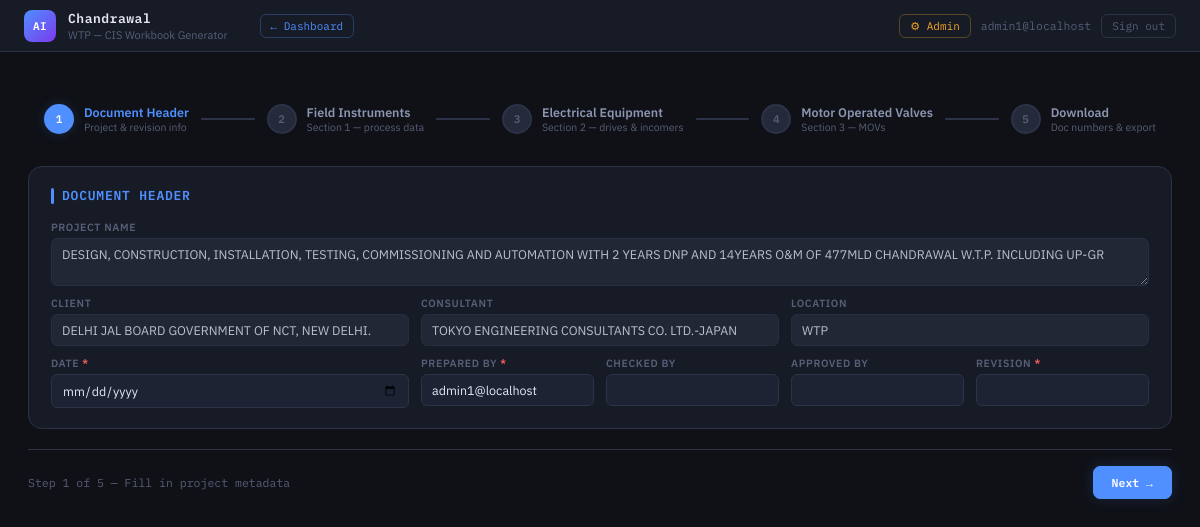
Page /project/1/location/1/edit-docs (signed in) on the committed database.
### models.py (models this page shows, shortened)
class Project(db.Model):
    __tablename__ = "projects"
    id         = db.Column(db.Integer,     primary_key=True)
    name       = db.Column(db.String(150), unique=True, nullable=False)
    nickname   = db.Column(db.String(40),  nullable=True)   # short display name
    client     = db.Column(db.String(150), nullable=False)
    consultant = db.Column(db.String(150), nullable=True)
    location   = db.Column(db.String(150), nullable=True)   # legacy field — kept for old rows
    created_at = db.Column(db.DateTime,    default=lambda: datetime.now(timezone.utc))
    locations = db.relationship(
        "ProjectLocation",
        backref="project",
        lazy=True,
        cascade="all, delete-orphan",
        order_by="ProjectLocation.name",
    )
    revisions = db.relationship(
        "DocumentRevision",
        backref="project",
        lazy=True,
        cascade="all, delete-orphan",
    )
    @property
    def display_name(self) -> str:
        return self.nickname.strip() if self.nickname and self.nickname.strip() else self.name

class ProjectLocation(db.Model):
    __tablename__ = "project_locations"
    id         = db.Column(db.Integer,     primary_key=True)
    project_id = db.Column(db.Integer,     db.ForeignKey("projects.id"), nullable=False)
    name       = db.Column(db.String(150), nullable=False)   # e.g. "Plant A – Block 3"
    code       = db.Column(db.String(20),  nullable=True)    # short code, e.g. "PA-B3"
    created_at = db.Column(db.DateTime,    default=lambda: datetime.now(timezone.utc))
    revisions = db.relationship(
        "DocumentRevision",
        backref="location",
        lazy=True,
    )
    __table_args__ = (
        db.UniqueConstraint("project_id", "name", name="uq_project_location_name"),
    )
    @property
    def display(self) -> str:
        if self.code and self.code.strip():
            return f"{self.code.strip()} — {self.name}"
        return self.name

class User(UserMixin, db.Model):
    __tablename__ = "users"
    id            = db.Column(db.Integer,     primary_key=True)
    username      = db.Column(db.String(64),  unique=True, nullable=False, index=True)
    email         = db.Column(db.String(120), unique=True, nullable=False, index=True)
    password_hash = db.Column(db.String(256), nullable=False)
    role          = db.Column(db.String(16),  nullable=False, default="user")
    is_active     = db.Column(db.Boolean,     nullable=False, default=True)
    created_at    = db.Column(db.DateTime,    default=lambda: datetime.now(timezone.utc))
    last_login    = db.Column(db.DateTime,    nullable=True)
    revisions = db.relationship("DocumentRevision", backref="author", lazy=True)
    @property
    def is_admin(self) -> bool:
        return self.role == "admin"

### app.py (the view)
@cis_bp.route("/project/<int:project_id>/location/<int:loc_id>/edit-docs")
@login_required
def edit_docs(project_id, loc_id):
    project  = Project.query.get_or_404(project_id)
    location = ProjectLocation.query.filter_by(
        id=loc_id, project_id=project_id
    ).first_or_404()
    latest_rev = DocumentRevision.query.filter_by(
        project_id  = project.id,
        location_id = location.id,
        status      = "draft",
    ).first()
    if not latest_rev:
        latest_rev = DocumentRevision.query.filter_by(
            project_id  = project.id,
            location_id = location.id,
            status      = "published",
        ).order_by(DocumentRevision.id.desc()).first()
    previous_data = latest_rev.data_payload if latest_rev else None
    return render_template(
        "index.html",
        project=project,
        location=location,
        previous_data=previous_data,
    )

### app.py (called while the page is built)
def create_app():
    app = Flask(__name__)
    app.config.from_object(get_config())
    db.init_app(app)
    login_manager.init_app(app)
    csrf.init_app(app)
    limiter.init_app(app)
    @login_manager.user_loader
    def load_user(user_id):
        return db.session.get(User, int(user_id))
    app.register_blueprint(auth_bp)
    app.register_blueprint(admin_bp)
    app.register_blueprint(cis_bp)
    with app.app_context():
        db.create_all()
    @app.errorhandler(403)
    def forbidden(e):
        return render_template("errors/403.html"), 403
    @app.errorhandler(404)
    def not_found(e):
        return render_template("errors/404.html"), 404
    @app.errorhandler(500)
    def server_error(e):
        return render_template("errors/500.html"), 500
    return app

### templates/index.html (shortened to what this page needs)
<!DOCTYPE html>
<html lang="en">
<head>
  <link rel="stylesheet" href="{{ url_for('static', filename='style.css') }}">
</head>
<body>
<div class="topbar">
  <div class="brand-mark">AI</div>
  <div>
    <div class="brand-title">{{ project.display_name }}</div>
    <div class="brand-sub">{{ location.display }} — CIS Workbook Generator</div>
  </div>
  <a href="{{ url_for('cis.project_dashboard', project_id=project.id) }}"
     style="margin-left:20px;font-family:var(--mono);font-size:11px;color:var(--accent);
            text-decoration:none;border:1px solid rgba(79,143,255,.3);
            padding:4px 10px;border-radius:6px;transition:all .15s"
     onmouseover="this.style.background='var(--accent-dim)'"
     onmouseout="this.style.background='transparent'">← Dashboard</a>
  <div style="margin-left:auto;display:flex;align-items:center;gap:10px">
    {% if current_user.is_admin %}
      <a href="{{ url_for('admin.dashboard') }}"
         style="font-family:var(--mono);font-size:11px;color:var(--amber);text-decoration:none;
                border:1px solid rgba(245,166,35,.3);padding:4px 10px;border-radius:6px">⚙ Admin</a>
    {% endif %}
    <span style="font-family:var(--mono);font-size:11.5px;color:var(--text-3)">
      {{ current_user.username }}
    </span>
    <form method="POST" action="{{ url_for('auth.logout') }}" style="margin:0">
      <button type="submit"
              style="font-family:var(--mono);font-size:11px;padding:4px 10px;background:transparent;
                     border:1px solid var(--border);border-radius:6px;color:var(--text-3);cursor:pointer"
              onmouseover="this.style.borderColor='var(--red)';this.style.color='var(--red)'"
              onmouseout="this.style.borderColor='var(--border)';this.style.color='var(--text-3)'">
        Sign out
      </button>
    </form>
  </div>
</div>
<main class="main">
<form id="cisForm">
  <div class="wizard-progress">
    <div class="wp-step active" data-step="0" onclick="goToStep(0)">
      <div class="wp-dot">1</div>
      <div>
        <div class="wp-label">Document Header</div>
        <div class="wp-sub">Project &amp; revision info</div>
      </div>
    </div>
    <div class="wp-connector" id="con-0"></div>
    <div class="wp-step" data-step="1" onclick="goToStep(1)">
      <div style="position:relative;display:inline-block">
        <div class="wp-dot">2</div>
      </div>
      <div>
        <div class="wp-label">Field Instruments</div>
        <div class="wp-sub">Section 1 — process data</div>
      </div>
    </div>
    <div class="wp-connector" id="con-1"></div>
    <div class="wp-step" data-step="2" onclick="goToStep(2)">
      <div style="position:relative;display:inline-block">
        <div class="wp-dot">3</div>
      </div>
      <div>
        <div class="wp-label">Electrical Equipment</div>
        <div class="wp-sub">Section 2 — drives &amp; incomers</div>
      </div>
    </div>
    <div class="wp-connector" id="con-2"></div>
    <div class="wp-step" data-step="3" onclick="goToStep(3)">
      <div style="position:relative;display:inline-block">
        <div class="wp-dot">4</div>
      </div>
      <div>
        <div class="wp-label">Motor Operated Valves</div>
        <div class="wp-sub">Section 3 — MOVs</div>
      </div>
    </div>
    <div class="wp-connector" id="con-3"></div>
    <div class="wp-step" data-step="4" onclick="goToStep(4)">
      <div class="wp-dot">5</div>
      <div>
        <div class="wp-label">Download</div>
        <div class="wp-sub">Doc numbers &amp; export</div>
      </div>
    </div>
  </div>
  <div class="step-panel active" id="step-0">
    <div class="section">
      <div class="section-title">Document Header</div>
      <div class="hdr-grid">
        <div class="field f-12">
          <label>Project Name</label>
          <textarea name="projectName" rows="2"
                    style="background:var(--surface-3);opacity:.8" readonly>{{ project.name }}</textarea>
        </div>
        <div class="field f-4">
          <label>Client</label>
          <input name="client" value="{{ project.client }}"
                 style="background:var(--surface-3);opacity:.8" readonly />
        </div>
        <div class="field f-4">
          <label>Consultant</label>
          <input name="consultant" value="{{ project.consultant or '' }}"
                 style="background:var(--surface-3);opacity:.8" readonly />
        </div>
        <div class="field f-4">
          <label>Location</label>
          <input name="location" value="{{ location.display }}"
                 style="background:var(--surface-3);opacity:.8" readonly />
        </div>
        <div class="field f-4">
          <label for="date">Date <span style="color:var(--red)">*</span></label>
          <input id="date" type="date" name="date" required />
        </div>
        <div class="field f-2">
          <label for="preparedBy">Prepared By <span style="color:var(--red)">*</span></label>
          <input id="preparedBy" name="preparedBy"
                 value="{{ current_user.username }}" required />
        </div>
        <div class="field f-2">
          <label for="checkedBy">Checked By</label>
          <input id="checkedBy" name="checkedBy" />
        </div>
        <div class="field f-2">
          <label for="approvedBy">Approved By</label>
          <input id="approvedBy" name="approvedBy" />
        </div>
        <div class="field f-2">
          <label for="revision">Revision <span style="color:var(--red)">*</span></label>
          <input id="revision" name="revision" required />
        </div>
      </div>
    </div>
    <div class="wizard-nav">
      <span class="nav-hint">Step 1 of 5 — Fill in project metadata</span>
      <button type="button" class="btn-nav btn-next" onclick="nextStep()">Next →</button>
    </div>
  </div>
</form>
</main>
</body>
</html>

### static/style.css (style rules this page uses)
:root { --bg: #0f1117; --surface: #171b26; --surface-2: #1e2333; --surface-3: #252a3a; --border: #2c3349; --border-soft: #232840; --accent: #4f8fff; --accent-dim: #1e3a6e; --accent-glow: rgba(79, 143, 255, .18); --green: #3ecf8e; --amber: #f5a623; --red: #ff5f5f; --text: #e4e9f4; --text-2: #8b95b0; --text-3: #565e78; --mono: 'IBM Plex Mono', monospace; --sans: 'IBM Plex Sans', system-ui, sans-serif; --g0: #4f8fff; --g1: #3ecf8e; --g2: #f5a623; --g3: #c97eff; --g4: #ff7eb3; --g5: #5ce1e6; --g6: #ffcd56; --g7: #ff8c42; }
*, *::before, *::after { box-sizing: border-box; margin: 0; padding: 0; }
html { font-size: 13px; scroll-behavior: smooth; }
body { font-family: var(--sans); background: var(--bg); color: var(--text); min-height: 100vh; -webkit-font-smoothing: antialiased; }
.topbar { position: sticky; top: 0; z-index: 100; background: var(--surface); border-bottom: 1px solid var(--border); padding: 0 24px; height: 52px; display: flex; align-items: center; gap: 12px; backdrop-filter: blur(8px); }
.brand-mark { width: 32px; height: 32px; background: linear-gradient(135deg, var(--accent), #7c3aed); border-radius: 8px; display: grid; place-items: center; font-family: var(--mono); font-weight: 600; font-size: 11px; color: #fff; letter-spacing: .5px; }
.brand-title { font-family: var(--mono); font-weight: 600; font-size: 13px; letter-spacing: .04em; color: var(--text); }
.brand-sub { font-size: 11px; color: var(--text-3); margin-top: 1px; }
.main { max-width: 100%; padding: 24px 28px 60px; }
.section { background: var(--surface); border: 1px solid var(--border); border-radius: 14px; padding: 20px 22px; margin-bottom: 20px; }
.section-title { font-family: var(--mono); font-weight: 600; font-size: 13px; color: var(--accent); letter-spacing: .06em; text-transform: uppercase; margin-bottom: 16px; display: flex; align-items: center; gap: 8px; }
.section-title::before { content: ''; display: inline-block; width: 3px; height: 16px; background: var(--accent); border-radius: 2px; }
.hdr-grid { display: grid; grid-template-columns: repeat(12, 1fr); gap: 10px 12px; }
.field { display: flex; flex-direction: column; gap: 4px; }
.field label { font-size: 10.5px; font-weight: 600; color: var(--text-3); letter-spacing: .06em; text-transform: uppercase; }
.field input, .field textarea { background: var(--surface-2); border: 1px solid var(--border); border-radius: 6px; color: var(--text); font-family: var(--sans); font-size: 12.5px; padding: 7px 10px; resize: vertical; transition: border-color .15s; }
.f-12 { grid-column: span 12; }
.f-4 { grid-column: span 4; }
.f-2 { grid-column: span 2; }
.wizard-progress { display: flex; align-items: center; padding: 20px 4px 24px; overflow-x: auto; }
.wp-step { display: flex; align-items: center; gap: 10px; cursor: pointer; flex-shrink: 0; padding: 8px 12px; border-radius: 10px; transition: background .15s; }
.wp-dot { width: 30px; height: 30px; border-radius: 50%; background: var(--surface-3); border: 2px solid var(--border); display: grid; place-items: center; font-family: var(--mono); font-size: 11px; font-weight: 600; color: var(--text-3); flex-shrink: 0; transition: all .2s; }
.wp-label { font-size: 12.5px; font-weight: 600; color: var(--text-2); white-space: nowrap; transition: color .15s; }
.wp-sub { font-size: 10.5px; color: var(--text-3); white-space: nowrap; }
.wp-step.active .wp-dot { background: var(--accent); border-color: var(--accent); color: #fff; box-shadow: 0 0 12px var(--accent-glow); }
.wp-step.active .wp-label { color: var(--accent); }
.wp-connector { flex: 1; height: 2px; min-width: 24px; background: var(--border); border-radius: 2px; transition: background .3s; flex-shrink: 0; }
.step-panel { display: none; }
.step-panel.active { display: block; }
.wizard-nav { display: flex; align-items: center; justify-content: space-between; gap: 12px; margin-top: 16px; padding-top: 16px; border-top: 1px solid var(--border); }
.nav-hint { font-size: 11.5px; color: var(--text-3); font-family: var(--mono); }
.btn-nav { font-family: var(--mono); font-size: 11.5px; font-weight: 600; padding: 8px 18px; border-radius: 7px; cursor: pointer; transition: all .15s; border: 1px solid var(--border); }
.btn-next { background: var(--accent); color: #fff; border-color: var(--accent); box-shadow: 0 0 14px var(--accent-glow); }

### templates/index.html (style rules this page uses)
.wp-step { position: relative; }

### rows in the picture
Project: display_name "Chandrawal", projectName "DESIGN, CONSTRUCTION, INSTALLATION, TESTING, COMMISSIONING AND AUTOMATION WITH 2 YEARS DNP AND 14YEARS O&M OF 477MLD CHANDRAWAL W.T.P. INCLUDING UP-GR", client "DELHI JAL BOARD GOVERNMENT OF NCT, NEW DELHI.", consultant "TOKYO ENGINEERING CONSULTANTS CO. LTD.-JAPAN"
ProjectLocation: display "WTP", location "WTP"
User: username "admin1@localhost", preparedBy "admin1@localhost"
